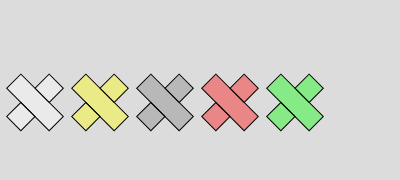
Frame 1 (no input)
Frame 60 (no input): identical to frame 1, image omitted
Frame 120 (the mouse pressed at the canvas centre since frame 60): identical to frame 1, image omitted

The p5.js sketch that drew this single still picture (run headless with seeded random() and noise() and a simulated clock; from frame 60 on, the mouse is pressed at the canvas centre):

// p5.js sketch
// ── sketch.js
function setup() {
  createCanvas(400, 180);
  create_ui();
}

function draw() {
  background(220);
  draw_fem(5, 60, [255,255,255,100]);
  draw_fem(70, 60, [255,255,0,100]);
  draw_fem(135, 60, [128,128,128,100]);
  draw_fem(200, 60, [255,0,0,100]);
  draw_fem(265, 60, [0,255,0,100]);
  update_ui()
}

function draw_fem(xpos, ypos, acolor) {
  push();
  translate(xpos+30,ypos)
  rotate(PI/4);
  fill(acolor);
  rect(20, 0, 20, 20);     
  rect(0, 20, 60, 20);     
  rect(20, 40, 20, 20);     
  pop();
}

function create_ui() {
  createSpan().id('mox');
  createSpan().id('moy');
  createSpan().id('cco');
}

function update_ui() {
  select('#mox').html('[mouseX='+mouseX+'] ')
  select('#moy').html('[mouseY='+mouseY+'] ')
  select('#cco').html('[RGBA='+get(mouseX,mouseY)+'] ')
}

// https://editor.p5js.org/jht1493/sketches/R2Rdoodqo
// draw_fem rotate
